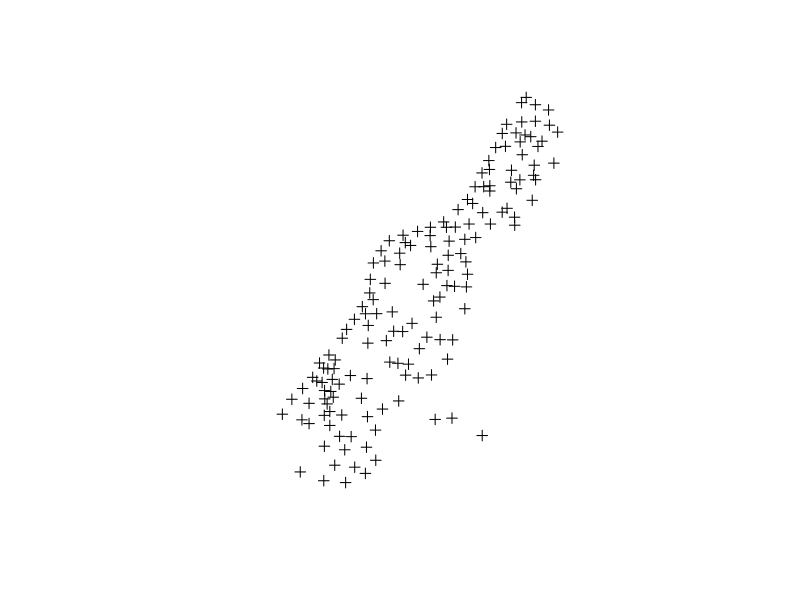
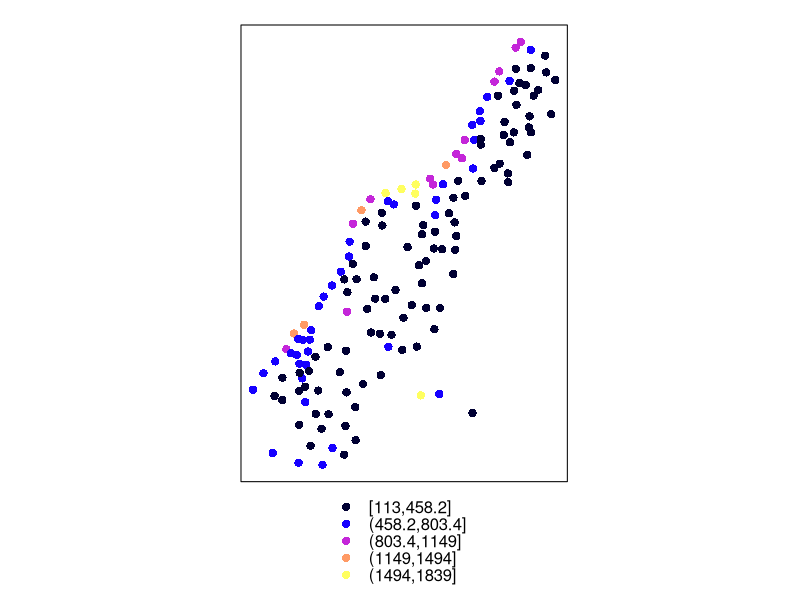
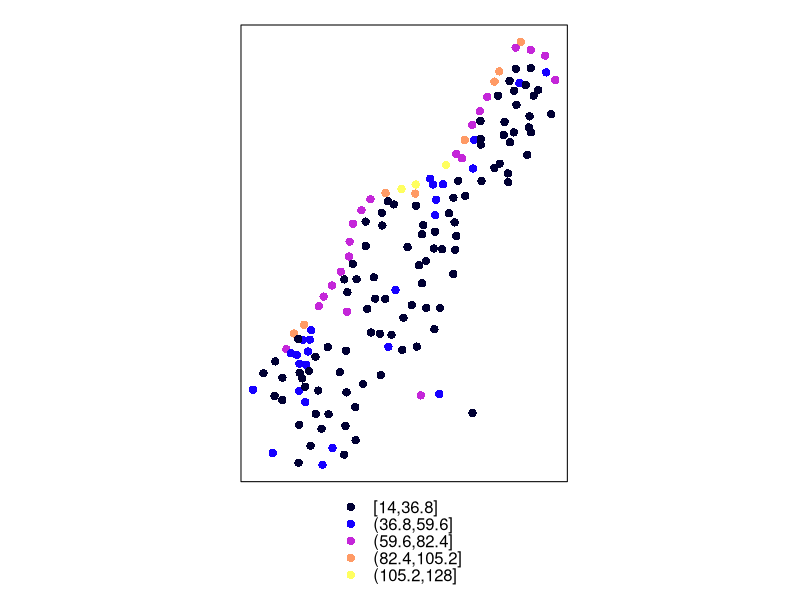
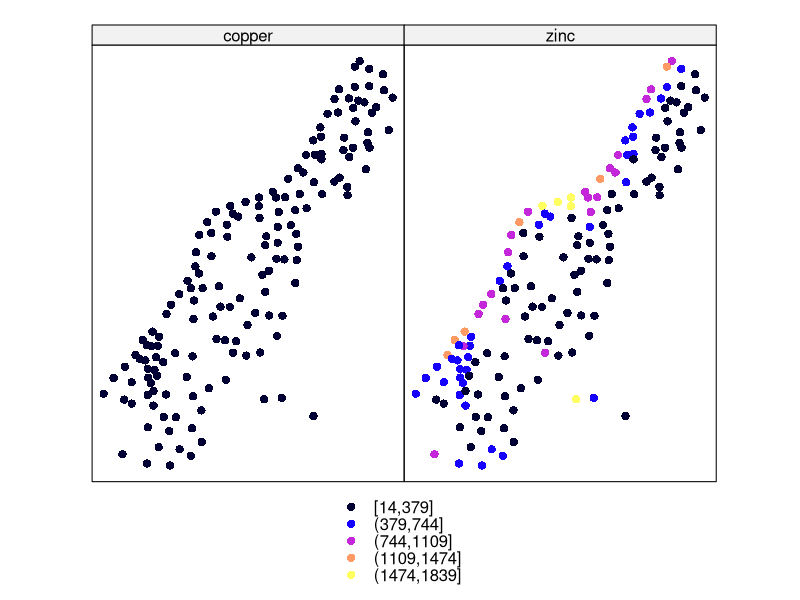
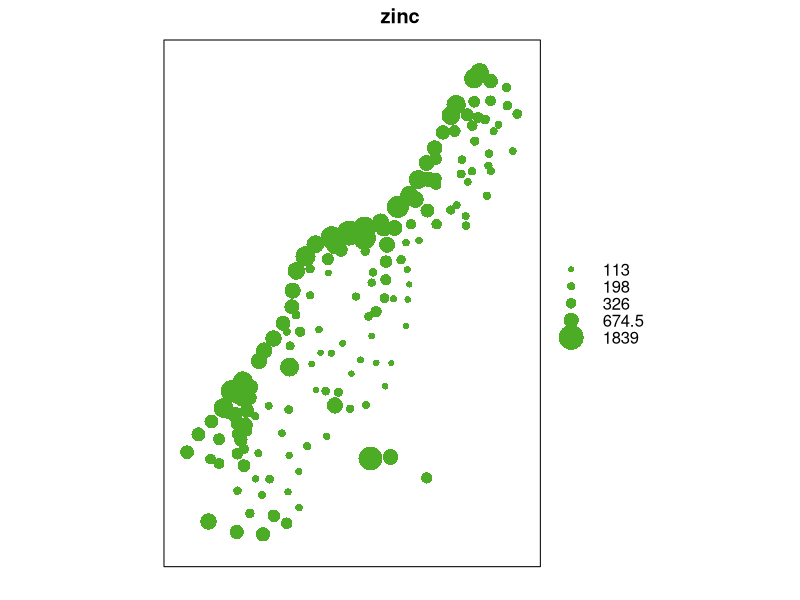
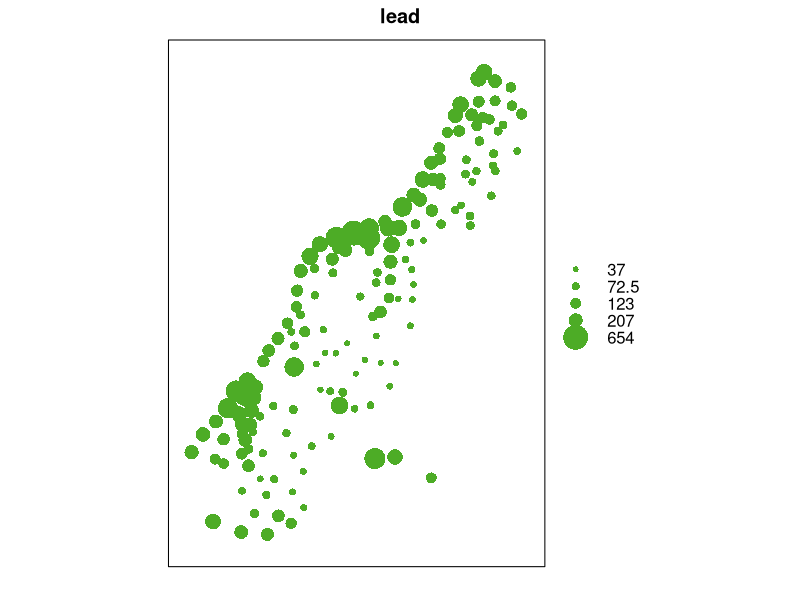
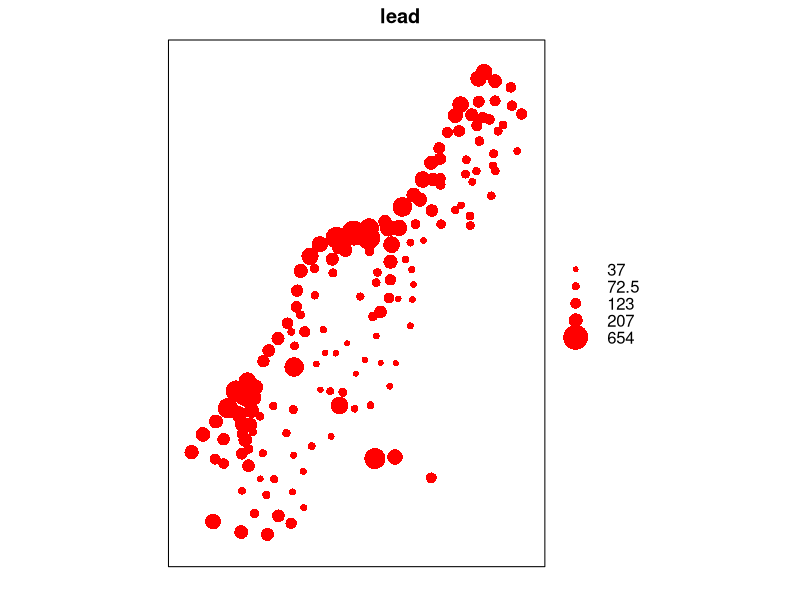

R code for these plots, in order:

# see the spatial component of the different elements spread in space
# we are going to use the x and y components from the tables of last time
# R spatial 
# recall the sp package 
library(sp)

# data function in R is data -> it is going to load the dataset we want 
data(meuse)

# to see the first 6 lineas of the dataset  
head(meuse)

# the coordinates are X and Y, to let know R we are using them we put:
# the tilde groups things (e.g. cadmium + zinc) so we group x and y and with coordinates we say to R that the coordinates are X and Y
coordinates(meuse)=~x+y

# if we plot the dataset now it will show the points in space
plot(meuse)

# we can use a function to see the spread of one of the elements in space (e.g. zinc) using spplot fucntion
# with the spplot we can use the function to see e.g. where the zinc is higher
# spplot is used to plot elements like zinc, copper... in space
# in brackets we choose a column
spplot(meuse,"zinc")

# use another element as an exercise 
# exercise: plot the concentration of copper 
spplot(meuse,"copper")

# exercise: see copper and zinc 
# using the c symbol we put together more things. it is the same as we did in the first lecture
spplot(meuse,c("copper","zinc"))

# if we use data with very different values (copper has very different value respect of zinc), if we do the plot, copper is always inside the lower values.
# once we pltted copper and zinc we see that the higher values are on the left part. 
# the left part of the graph has the form of a river and this means that the river brings a lot of poison in that area 

# bubble function in r creates a bubble plot of spatial data. we change the code to create a bubble plot 
# rather than using colors we use bubbles
# the dimension of the different points will change basing on the concentration of the element
bubble(meuse,"zinc")

# do the same for lead
bubble(meuse,"lead")

# to change the color ofthe graph
bubble(meuse,"lead",col="red")
